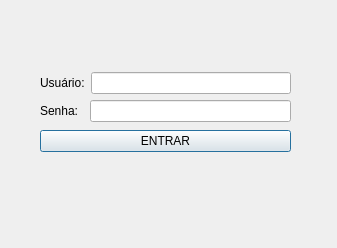
<?xml version="1.0" encoding="UTF-8"?>
<ui version="4.0">
 <class>TelaLoginEstoque</class>
 <widget class="QDialog" name="TelaLoginEstoque">
  <property name="geometry">
   <rect>
    <x>0</x>
    <y>0</y>
    <width>337</width>
    <height>248</height>
   </rect>
  </property>
  <property name="windowTitle">
   <string>Dialog</string>
  </property>
  <widget class="QWidget" name="">
   <property name="geometry">
    <rect>
     <x>40</x>
     <y>70</y>
     <width>251</width>
     <height>85</height>
    </rect>
   </property>
   <layout class="QVBoxLayout" name="verticalLayout_2">
    <item>
     <layout class="QVBoxLayout" name="verticalLayout">
      <item>
       <layout class="QHBoxLayout" name="horizontalLayout">
        <item>
         <widget class="QLabel" name="label">
          <property name="text">
           <string>Usuário:</string>
          </property>
         </widget>
        </item>
        <item>
         <widget class="QLineEdit" name="lineEdit"/>
        </item>
       </layout>
      </item>
      <item>
       <layout class="QHBoxLayout" name="horizontalLayout_2">
        <item>
         <widget class="QLabel" name="label_2">
          <property name="text">
           <string>Senha:</string>
          </property>
         </widget>
        </item>
        <item>
         <spacer name="horizontalSpacer">
          <property name="orientation">
           <enum>Qt::Horizontal</enum>
          </property>
          <property name="sizeType">
           <enum>QSizePolicy::Preferred</enum>
          </property>
          <property name="sizeHint" stdset="0">
           <size>
            <width>5</width>
            <height>20</height>
           </size>
          </property>
         </spacer>
        </item>
        <item>
         <widget class="QLineEdit" name="lineEdit_2">
          <property name="echoMode">
           <enum>QLineEdit::Password</enum>
          </property>
         </widget>
        </item>
       </layout>
      </item>
     </layout>
    </item>
    <item>
     <widget class="QPushButton" name="btnEntrarEstoque">
      <property name="text">
       <string>ENTRAR</string>
      </property>
     </widget>
    </item>
   </layout>
  </widget>
 </widget>
 <resources/>
 <connections/>
</ui>
